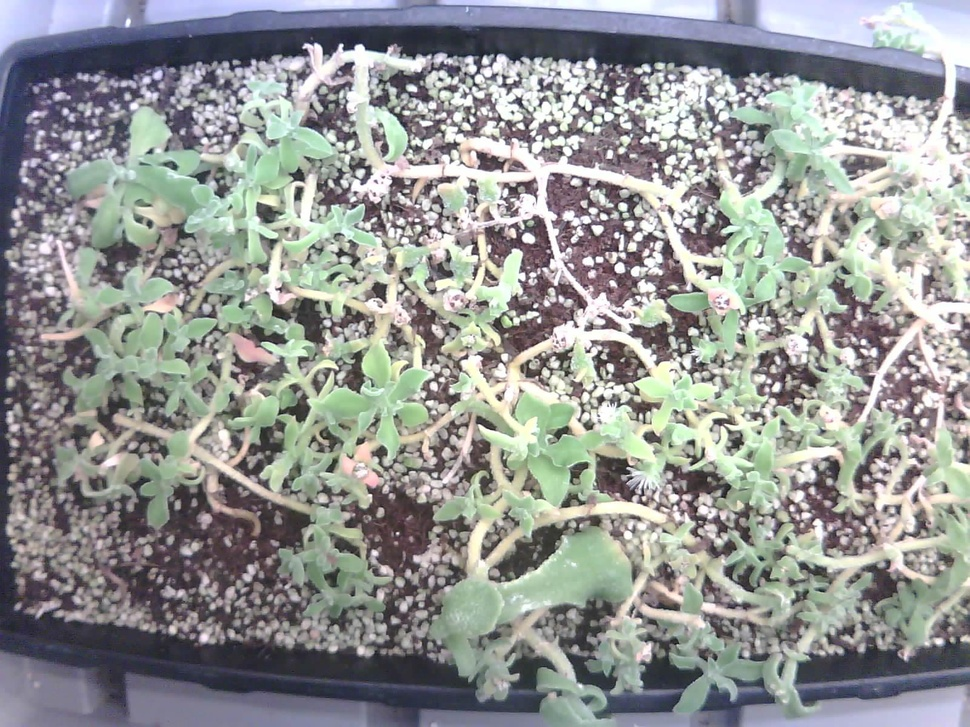
#> input picture Model/Crop_Segmentation/Morphology/3691716968414_-pic_jpg.rf.b8f9d2f1e596dfce7d2b80ec8dc044a5.jpg, 970 x 727 px, shrunk from 1600 x 1200 before the run, found by its file name
$ python adaptFilterDirection.py
#> lines starting #> are read from the running program, lines starting #| are printed output that depends on the picture
import cv2
import numpy as np

# 读取图像
image = cv2.imread('/Users/shijunshen/Documents/Code/PycharmProjects/Smart-Farm/Model/Crop_Segmentation/Morphology/3691716968414_-pic_jpg.rf.b8f9d2f1e596dfce7d2b80ec8dc044a5.jpg', 0)
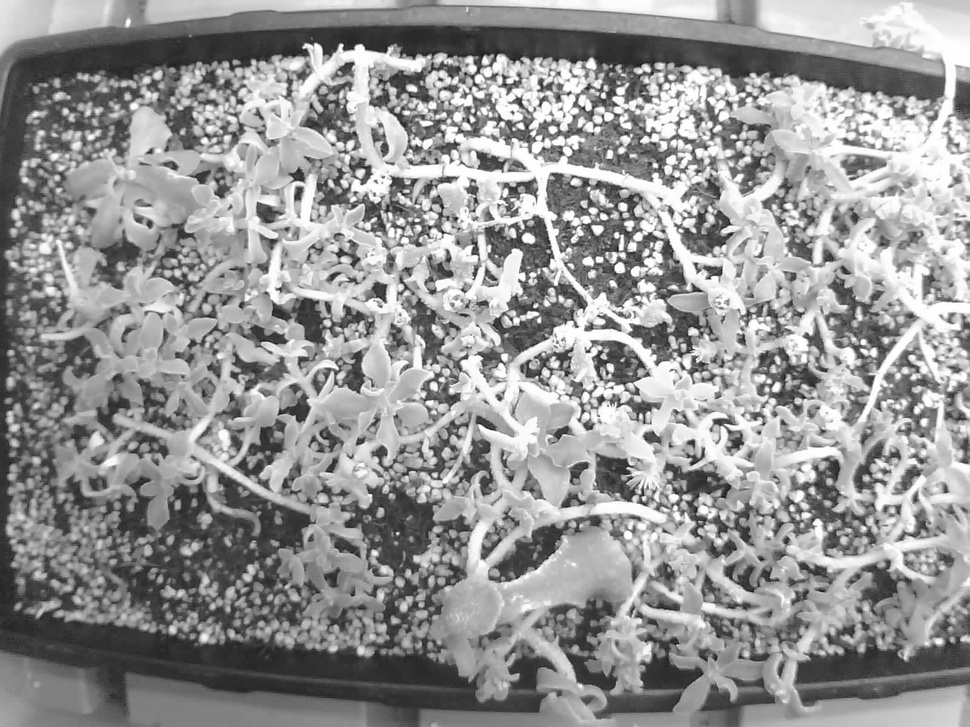
#> image: shape (727, 970); min 9, max 255, mean 149.3

# 定义参数
center_pixel = (100, 100)  # 中心像素点的坐标 (i, j)
segment_length = 55  # 线段长度
orientation_step = 5  # 方向间隔（步长）
num_filters = 36  # 滤波器数量

# 计算每个方向上线段的平均灰度值
average_gray_levels = []

for angle in range(0, 180, orientation_step):
    # 计算线段的起始和结束点坐标
    start_point = (center_pixel[0] - int(segment_length / 2), center_pixel[1])
    end_point = (center_pixel[0] + int(segment_length / 2), center_pixel[1])

    # 创建线段
    matrix = cv2.getRotationMatrix2D(center_pixel, angle, 1)
    rotated_image = cv2.warpAffine(image, matrix, image.shape[::-1])
    segment = rotated_image[start_point[1], start_point[0]:end_point[0]]

    # 计算线段上的平均灰度值
    average_gray_level = np.mean(segment)
    average_gray_levels.append(average_gray_level)
#> this loop made 36 passes
#> average_gray_level on passes 1 to 12: 89.3, 87.96, 95.02, 102.8, 108.8, 114.7, 109.6, 100.9, 96.17, 97.06, 99.94, 104.7
#> pass 2, `rotated_image = cv2.warpAffine(image, matrix, image.shape[::-1])`:
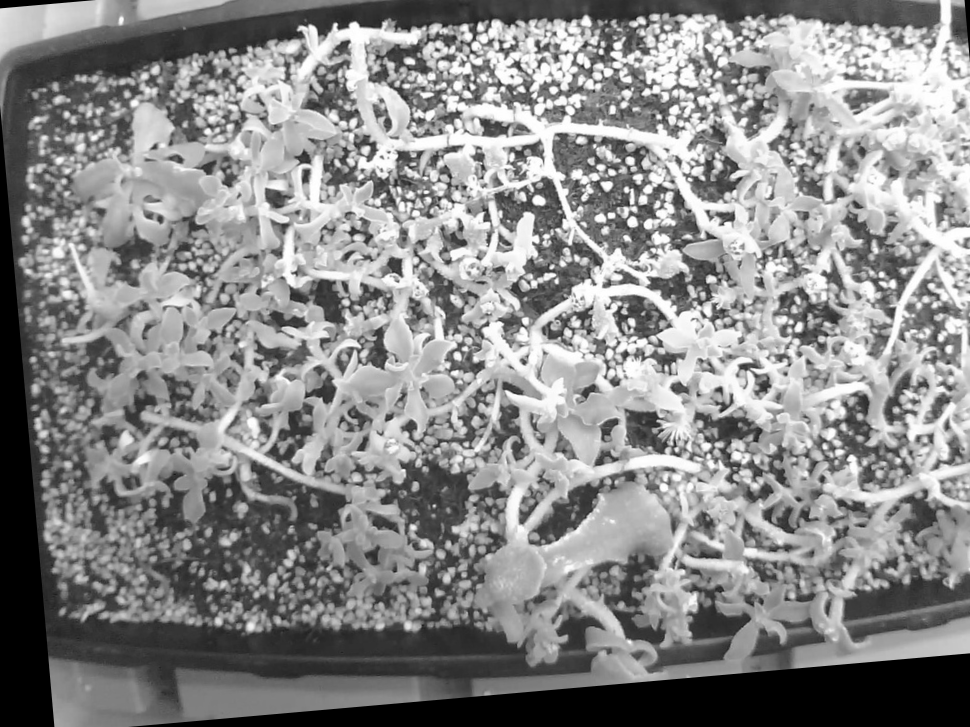
#> rotated_image: shape (727, 970); min 0, max 255, mean 137.5
#> pass 3, `rotated_image = cv2.warpAffine(image, matrix, image.shape[::-1])`:
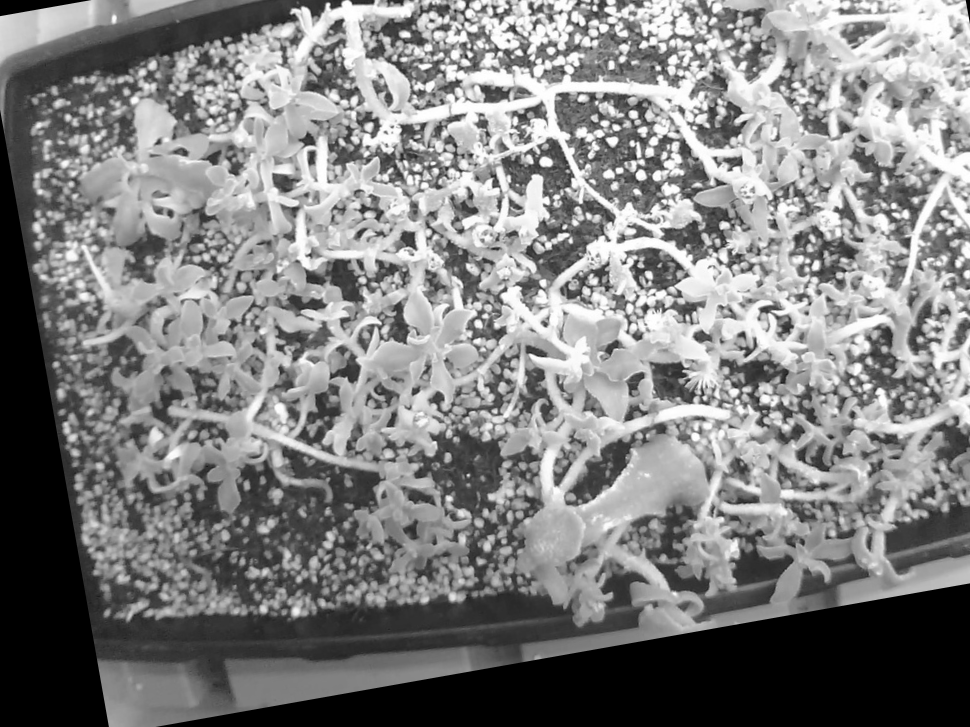
#> rotated_image: shape (727, 970); min 0, max 255, mean 128.4
#> after the loop, average_gray_levels = 36 values, max 134.6 at index 20, min 87.96 at index 1, mean 108.7

# 打印每个方向上线段的平均灰度值
for i, average_gray_level in enumerate(average_gray_levels):
    print(f"Angle: {i * orientation_step} degrees, Average Gray Level: {average_gray_level}")
